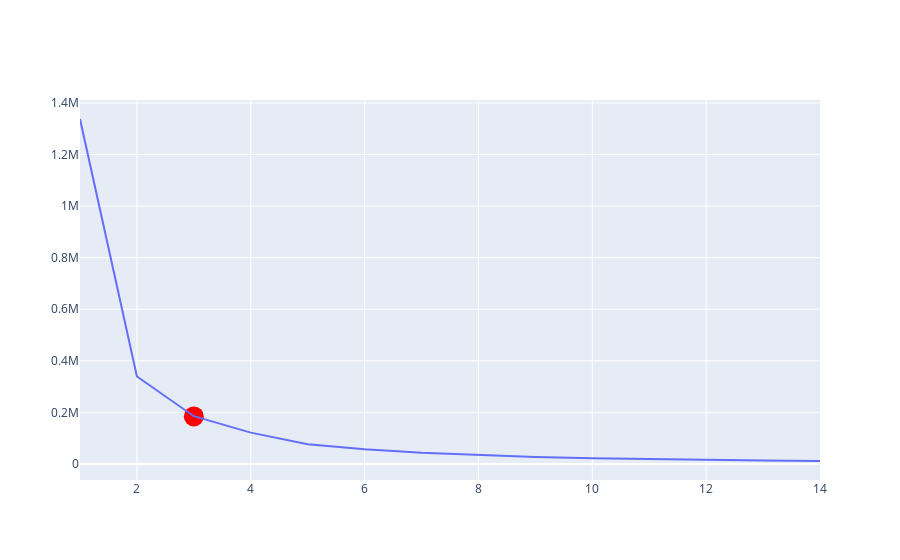

The notebook cell this image was saved under:
### Code cell
# Elbow Plot:

import plotly.express as px
import plotly.graph_objects as go

fig1 = px.scatter(x=[3],y=[184000]).update_traces(marker=dict(color='red', size=20))

fig2 = px.line(x=range(1,15), 
              y=captured_score, 
              title='Elbow Plot (clusters 1 -> 15)', 
              width=50, 
              height=500, 
                 labels={
                     "x": "number of k-means clusters assumed",
                     "y": "Calcualted Inertia"})

fig3 = go.Figure(data=fig1.data + fig2.data)

fig3.show(); 

# k will be optimized for THREE !

### Figure 1 — Plotly figure (JSON) as saved in the notebook; plotly's stock layout.template omitted (floating-point values rounded to 4 significant figures)
{"data": [{"hovertemplate": "x=%{x}<br>y=%{y}<extra></extra>", "legendgroup": "", "marker": {"color": "red", "size": 20, "symbol": "circle"}, "mode": "markers", "name": "", "orientation": "v", "showlegend": false, "type": "scatter", "x": [3], "xaxis": "x", "y": [184000], "yaxis": "y"}, {"hovertemplate": "number of k-means clusters assumed=%{x}<br>Calcualted Inertia=%{y}<extra></extra>", "legendgroup": "", "line": {"color": "#636efa", "dash": "solid"}, "mode": "lines", "name": "", "orientation": "v", "showlegend": false, "type": "scatter", "x": [1, 2, 3, 4, 5, 6, 7, 8, 9, 10, 11, 12, 13, 14], "xaxis": "x", "y": [1338000.0, 338800.0, 184900.0, 121300.0, 76430.0, 56910.0, 42720.0, 34230.0, 26710.0, 21810.0, 18070.0, 14720.0, 12870.0, 11170.0], "yaxis": "y"}], "layout": {}}
